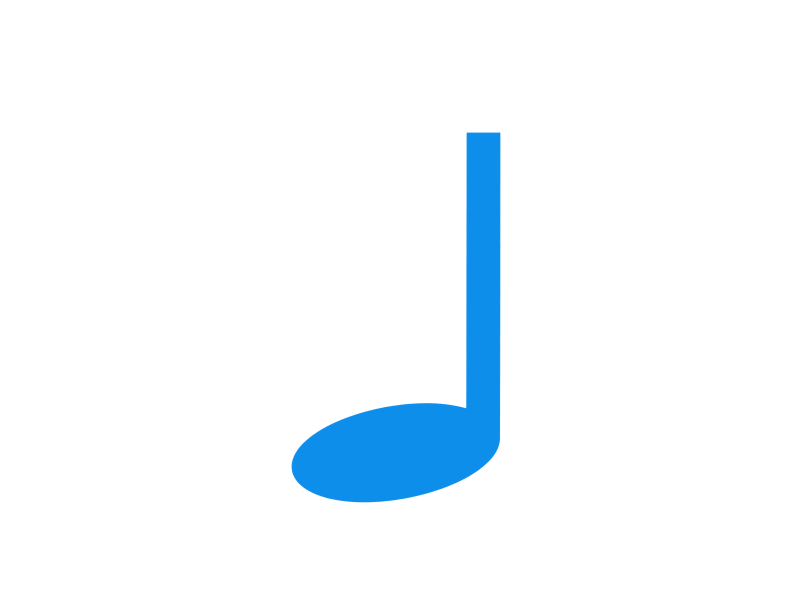
#> input picture artwork/quarter-note/keyposes/normalized/01_neutral_anchor.png, 1600 x 1200 px (shown at 1/2 size)
$ python sync_from_verified_bundle.py
#> lines starting #> are read from the running program, lines starting #| are printed output that depends on the picture; after the words box and inside, x2 and y2 are one past the last pixel; in counts of white or black regions, pixels touching at a corner belong together
#!/usr/bin/env python3
"""Refresh the quarter-note authoring review workspace from the verified bundle."""

from __future__ import annotations

import hashlib
import json
import shutil
from pathlib import Path

import numpy as np
from PIL import Image, ImageDraw, ImageFont


TOOLS_DIR = Path(__file__).resolve().parent
ARTWORK_DIR = TOOLS_DIR.parent
REPO = ARTWORK_DIR.parents[1]
DELIVERY = REPO / "deliverables" / "quarter-note-murmur"
BUNDLE = DELIVERY / "quarter-note-01"
MASTER_SOURCE = DELIVERY / "source" / "quarter-note-master.png"
BASELINE = ARTWORK_DIR / "baseline" / "quarter-note-master.png"
NORMALIZED = ARTWORK_DIR / "keyposes" / "normalized"
QA = ARTWORK_DIR / "qa"

KEYPOSES = [
    ("01_neutral_anchor.png", BUNDLE / "flight" / "01_neutral.png"),
    ("02_lift_apex.png", BUNDLE / "flight" / "05_lift_apex.png"),
    ("03_fall_apex.png", BUNDLE / "flight" / "12_fall_apex.png"),
    ("04_contact.png", BUNDLE / "01_landing_approach" / "11_contact.png"),
    ("05_quiet_hold.png", BUNDLE / "02_perch_settle_hold" / "09_quiet_hold.png"),
    ("06_airborne.png", BUNDLE / "03_launch_flyoff" / "10_airborne.png"),
]

CANVAS = (1600, 1200)
ANCHOR = (800, 900)
INK = (13, 142, 235)
TILE = (320, 240)
LABEL = 38


def sha256(path: Path) -> str:
    return hashlib.sha256(path.read_bytes()).hexdigest()


def analyze(path: Path) -> dict[str, object]:
    source = Image.open(path)
    image = source.convert("RGBA")
    pixels = np.asarray(image, dtype=np.uint8)
    alpha = pixels[..., 3]
    visible = alpha > 0
    bbox = image.getchannel("A").getbbox()
    if bbox is None:
        raise RuntimeError(f"Empty key pose: {path}")
    colors = np.unique(pixels[visible, :3], axis=0)
    padding = {
        "left": bbox[0],
        "top": bbox[1],
        "right": image.width - bbox[2],
        "bottom": image.height - bbox[3],
    }
    edge_alpha = max(
        int(alpha[0, :].max()),
        int(alpha[-1, :].max()),
        int(alpha[:, 0].max()),
        int(alpha[:, -1].max()),
    )
    checks = {
        "rgba": "A" in source.getbands(),
        "canvas_1600x1200": image.size == CANVAS,
        "contains_fully_transparent_pixels": int(alpha.min()) == 0,
        "contains_fully_visible_pixels": int(alpha.max()) == 255,
        "transparent_outer_border": edge_alpha == 0,
        "minimum_80px_padding": min(padding.values()) >= 80,
        "anchor_pixel_visible": int(alpha[ANCHOR[1], ANCHOR[0]]) > 0,
        "one_visible_color": bool(
            colors.shape == (1, 3)
            and tuple(int(value) for value in colors[0]) == INK
        ),
        "transparent_rgb_zero": bool(np.all(pixels[~visible, :3] == 0)),
    }
    return {
        "file": str(path.relative_to(REPO)),
        "sha256": sha256(path),
        "mode": source.mode,
        "width": image.width,
        "height": image.height,
        "alpha_min": int(alpha.min()),
        "alpha_max": int(alpha.max()),
        "visible_bbox": list(bbox),
        "padding": padding,
        "anchor": {"x": ANCHOR[0], "y": ANCHOR[1], "alpha": int(alpha[ANCHOR[1], ANCHOR[0]])},
        "checks": checks,
        "passed": all(checks.values()),
    }


def checkerboard(size: tuple[int, int], cell: int = 20) -> Image.Image:
    image = Image.new("RGB", size, "#d7dce4")
    draw = ImageDraw.Draw(image)
    for y in range(0, size[1], cell):
        for x in range(0, size[0], cell):
            if (x // cell + y // cell) % 2:
                draw.rectangle((x, y, x + cell - 1, y + cell - 1), fill="#f3f5f8")
    return image


def plate(kind: str) -> Image.Image:
    if kind == "dark":
        return Image.new("RGB", TILE, "#0f161f")
    if kind == "light":
        return Image.new("RGB", TILE, "#f6f8fc")
    return checkerboard(TILE)


def contact_sheet(paths: list[Path], destination: Path) -> None:
    kinds = ("dark", "light", "checker")
    sheet = Image.new("RGB", (TILE[0] * len(paths), (TILE[1] + LABEL) * len(kinds)), "white")
    draw = ImageDraw.Draw(sheet)
    label_font = ImageFont.load_default()
    for column, path in enumerate(paths):
        source = Image.open(path).convert("RGBA")
        source.thumbnail((TILE[0] - 24, TILE[1] - 24), Image.Resampling.LANCZOS)
        for row, kind in enumerate(kinds):
            x = column * TILE[0]
            y = row * (TILE[1] + LABEL)
            background = plate(kind)
            background.paste(source, ((TILE[0] - source.width) // 2, (TILE[1] - source.height) // 2), source)
            sheet.paste(background, (x, y))
            draw.rectangle((x, y + TILE[1], x + TILE[0], y + TILE[1] + LABEL), fill="#ffffff")
            draw.text((x + 8, y + TILE[1] + 11), f"{kind}: {path.stem}", fill="#111111", font=label_font)
    destination.parent.mkdir(parents=True, exist_ok=True)
    sheet.save(destination, optimize=True)


def main() -> None:
    if sha256(MASTER_SOURCE) != "b156a1d8ce6178ac95ea5bef0d7723c77eda69e80cbc0b1d61b6e585e2cb088b":
        raise RuntimeError("Quarter-note master no longer matches the selected reference")
    BASELINE.parent.mkdir(parents=True, exist_ok=True)
    NORMALIZED.mkdir(parents=True, exist_ok=True)
    QA.mkdir(parents=True, exist_ok=True)
    shutil.copy2(MASTER_SOURCE, BASELINE)

    for stale_keypose in NORMALIZED.glob("*.png"):
        stale_keypose.unlink()

    normalized_paths: list[Path] = []
    for name, source in KEYPOSES:
        destination = NORMALIZED / name
        shutil.copy2(source, destination)
        normalized_paths.append(destination)

    reports = [analyze(path) for path in normalized_paths]
#> in analyze, source is the input picture: PIL image 1600x1200 RGBA; mean R, G, B, A 0.7, 7.6, 12.6, 13.3
#> in analyze, `alpha = pixels[..., 3]`:
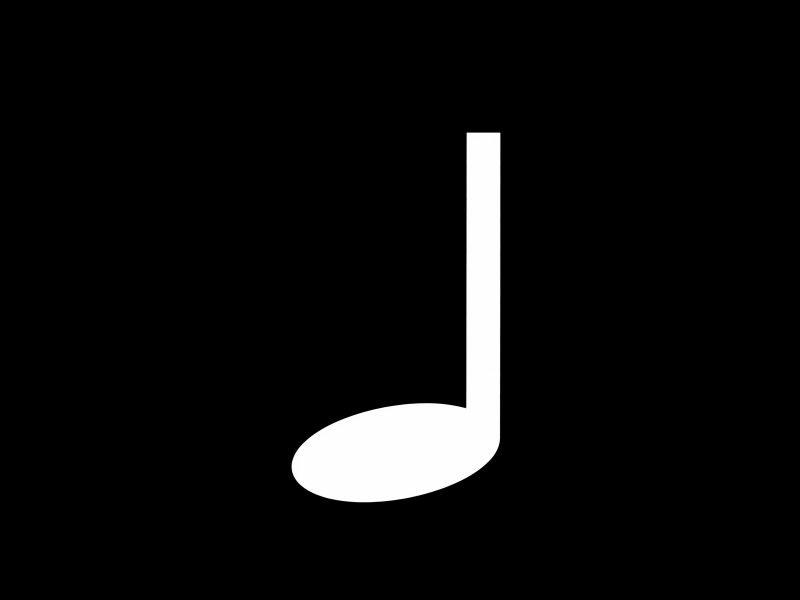
#> alpha: shape (1200, 1600) (shown at 1/2 size); min 0, max 255, mean 13.3
#> in analyze, `visible = alpha > 0`:
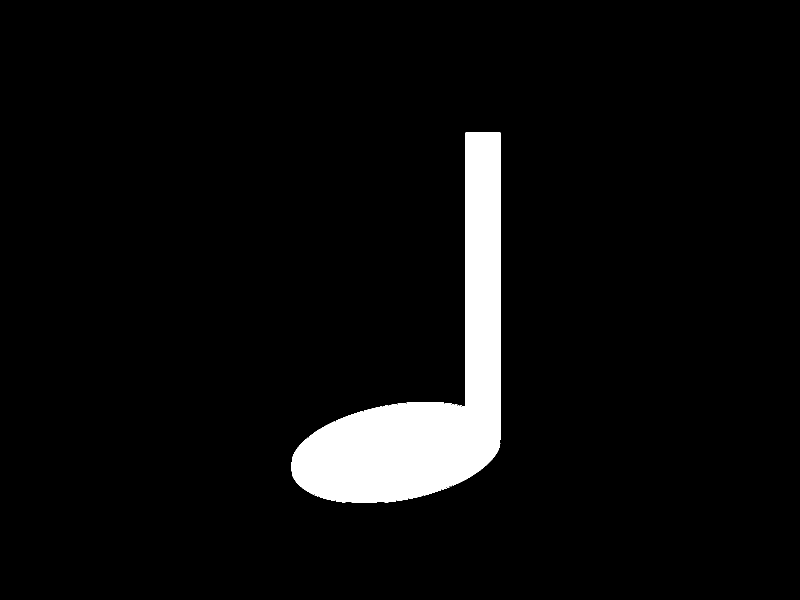
#> visible: shape (1200, 1600) bool (shown at 1/2 size); 5.4% white; 1 white region, box (x1, y1, x2, y2) and area: (583, 265, 1001, 1005) 103294
#> in analyze, `bbox = image.getchannel("A").getbbox()`: bbox = (583, 265, 1001, 1005)
#> in analyze, `colors = np.unique(pixels[visible, :3], axis=0)`: colors = [[13, 142, 235]]
#> in analyze, `padding = { "left": bbox[0], "top": bbox[1], "right": image.width - bb..`: padding = {'left': 583, 'top': 265, 'right': 599, 'bottom': 195}
#> in analyze, `edge_alpha = max( int(alpha[0, :].max()), int(alpha[-1, :].max()), int..`: edge_alpha = 0
    validation = {
        "schema_version": "1.0",
        "identity": "quarter-note-01",
        "master_sha256": sha256(BASELINE),
        "passed": all(report["passed"] for report in reports),
        "keyposes": reports,
    }
    (QA / "keypose-validation.json").write_text(json.dumps(validation, indent=2) + "\n")
    contact_sheet(normalized_paths, QA / "keypose-background-contact-sheet.png")
    if not validation["passed"]:
        raise RuntimeError(f"Quarter-note key-pose QA failed; inspect {QA / 'keypose-validation.json'}")
    print(f"PASS: synced {len(normalized_paths)} quarter-note review key poses")
    print(f"PASS: exact master SHA-256 {validation['master_sha256']}")
    print("PASS: RGBA, 1600x1200, one-color, fixed-anchor, padding, and transparent-border checks")


if __name__ == "__main__":
#> (the run stopped early here; a loop or call above may not have finished)
